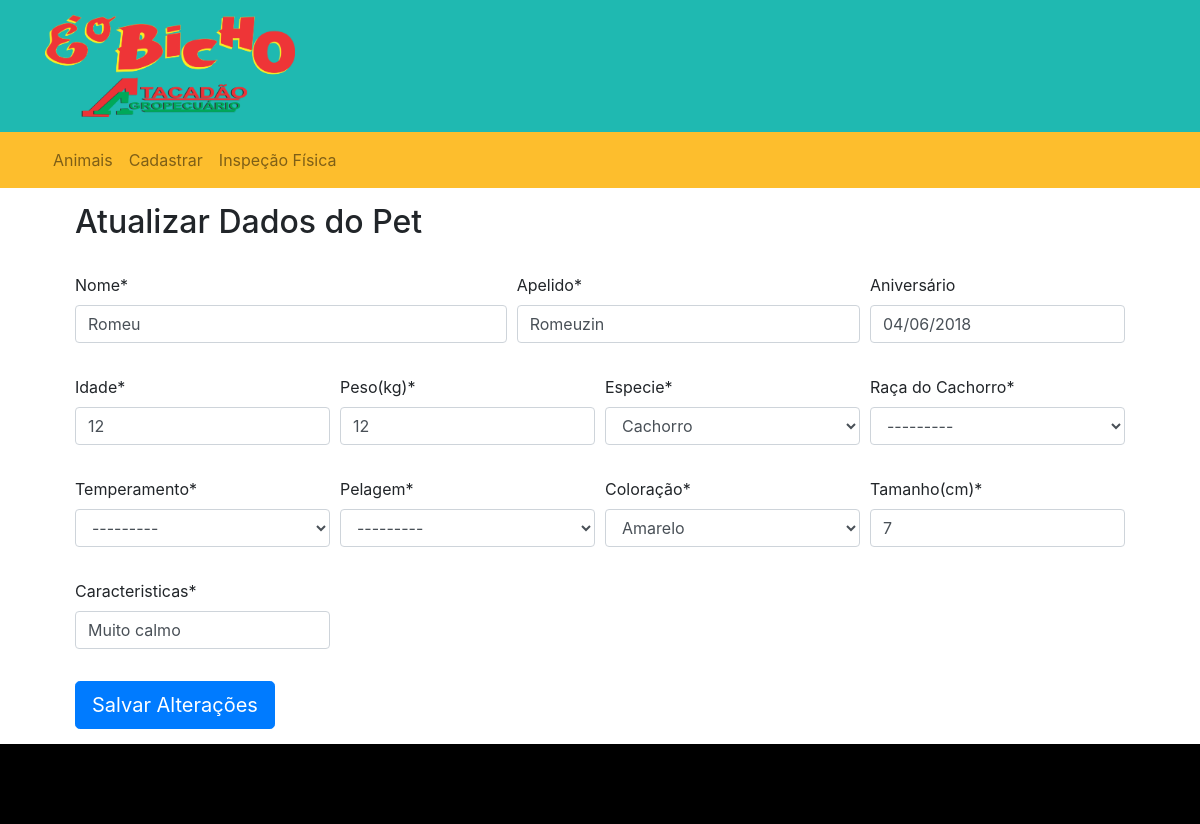
/update/1/, run on an earlier commit of the app's database.
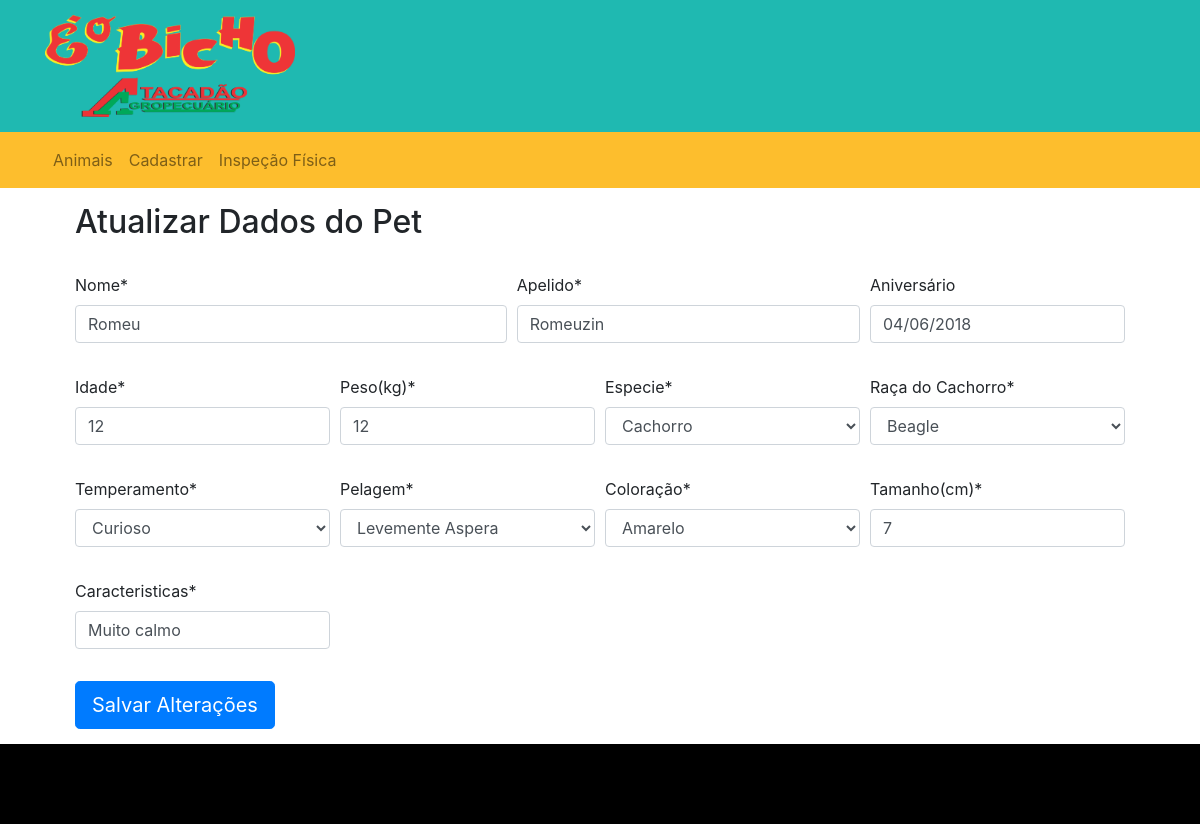
And on a later commit of the database.
### pet/models.py (models this page shows, shortened)
class formPet(models.Model):
	nome = models.CharField('Nome',max_length=150)
	apelido = models.CharField('Apelido',max_length=30)
	aniversario = models.DateField('Aniversário', blank=True, null=True)
	idade = models.IntegerField('Idade')
	peso = models.IntegerField('Peso(kg)')
	tamanho = models.IntegerField('Tamanho')
	especie = models.CharField('Especie',max_length=10, choices=ESPECIE_CHOICES)
	racaCachorro = models.CharField('Raça do Cachorro',max_length=150, choices=RACA_CACHORRO)
	temperamento = models.CharField('Temperamento',max_length=60, choices=TEMPERAMENTO_CHOICES)
	pelagem = models.CharField('Pelagem',max_length=150, choices=PELAGEM_CHOICES)
	coloracao = models.CharField('Coloração',max_length=60, choices=COLORACAO_CHOICES)
	tamanho = models.IntegerField('Tamanho(cm)',)
	caracteristicas = models.CharField('Caracteristicas', max_length=200)

### pet/views.py (the view)
# urls.py: path('update/<int:pk>/', views.updatePet.as_view(), name='update'),
class updatePet(UpdateView):
    template_name = 'pet/formpet_update.html'
    model = formPet
    fields = '__all__'
    success_url = reverse_lazy('pet:list')

### pet/templates/pet/formpet_update.html (shortened to what this page needs)
{% extends 'site/base.html' %}
{% load crispy_forms_tags %}
{% block content %}
<section class="container">
  <h2 class="">Atualizar Dados do Pet</h2>
  <form method="POST" action=".">
    <br>
    <div class="form-row">
      <div class="col col-lg-5 mb-3">
        	{{ form.nome|as_crispy_field }}
      </div>
      <div class="col-md-4 mb-3">
        {{ form.apelido|as_crispy_field }}
      </div>
      <div class="col-md-3 mb-3">
        {{ form.aniversario|as_crispy_field }}
      </div>
      <div class="col-md-3 mb-3">
        {{ form.idade|as_crispy_field }}
      </div>
      <div class="col-md-3 mb-3">
        {{ form.peso|as_crispy_field }}
      </div>
      <div class="col-md-3 mb-3">
        {{ form.especie|as_crispy_field }}
      </div>
      <div class="col-md-3 mb-3">
        {{ form.racaCachorro|as_crispy_field }}
      </div>
      <div class="col-md-3 mb-3">
       {{ form.temperamento|as_crispy_field }}
      </div>
      <div class="col-md-3 mb-3">
        {{ form.pelagem|as_crispy_field }}
      </div>
      <div class="col-md-3 mb-3">
        {{ form.coloracao|as_crispy_field }}
      </div>
      <div class="col-md-3 mb-3">
        {{ form.tamanho|as_crispy_field }}
      </div>
      <div class="col-md-3 mb-3">
        {{ form.caracteristicas|as_crispy_field }}
      </div>
    </div>
     <button class="btn btn-primary btn-lg" type="submit">Salvar Alterações</button>
  </form>
</section>
{% endblock content %}

What changed in the data, as far as the page shows it:
changed formPet "Romeu": racaCachorro "---------" → "Beagle"; temperamento "---------" → "Curioso"; pelagem "---------" → "Levemente Aspera"
